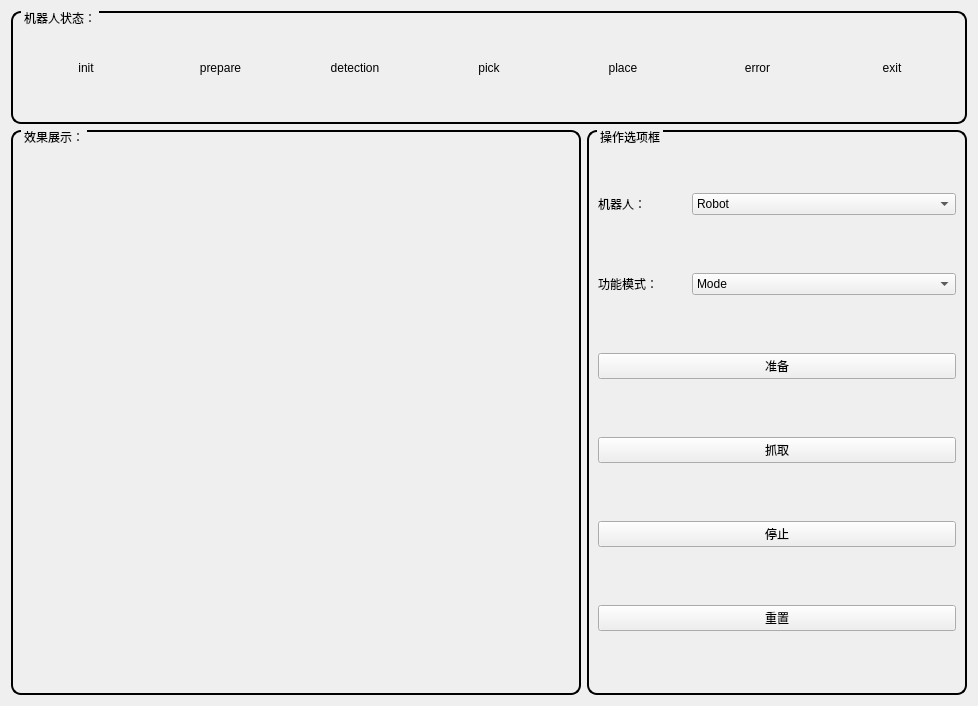
<?xml version="1.0" encoding="UTF-8"?>
<ui version="4.0">
 <class>dulgripperWidget</class>
 <widget class="QWidget" name="dulgripperWidget">
  <property name="geometry">
   <rect>
    <x>0</x>
    <y>0</y>
    <width>978</width>
    <height>706</height>
   </rect>
  </property>
  <property name="windowTitle">
   <string>Form</string>
  </property>
  <layout class="QVBoxLayout" name="verticalLayout">
   <item>
    <layout class="QGridLayout" name="gridLayout_4" rowstretch="1,5">
     <item row="0" column="0">
      <widget class="QGroupBox" name="groupBox_3">
       <property name="styleSheet">
        <string notr="true">QGroupBox{

border-width:2px;

border-style:solid;

border-radius: 10px;

border-color:black
;

margin-top:0.5ex;

}

QGroupBox::title{

subcontrol-origin:margin;

subcontrol-position:top left;

left:10px;

margin-left:0px;

padding:0 1px;

}</string>
       </property>
       <property name="title">
        <string>机器人状态：</string>
       </property>
       <layout class="QGridLayout" name="gridLayout_3">
        <item row="0" column="0">
         <layout class="QHBoxLayout" name="horizontalLayout">
          <item>
           <widget class="QLabel" name="init_label">
            <property name="text">
             <string>init</string>
            </property>
            <property name="alignment">
             <set>Qt::AlignCenter</set>
            </property>
           </widget>
          </item>
          <item>
           <widget class="QLabel" name="prepare_label">
            <property name="text">
             <string>prepare</string>
            </property>
            <property name="alignment">
             <set>Qt::AlignCenter</set>
            </property>
           </widget>
          </item>
          <item>
           <widget class="QLabel" name="detection_label">
            <property name="text">
             <string>detection</string>
            </property>
            <property name="alignment">
             <set>Qt::AlignCenter</set>
            </property>
           </widget>
          </item>
          <item>
           <widget class="QLabel" name="pick_label">
            <property name="text">
             <string>pick</string>
            </property>
            <property name="alignment">
             <set>Qt::AlignCenter</set>
            </property>
           </widget>
          </item>
          <item>
           <widget class="QLabel" name="place_label">
            <property name="text">
             <string>place</string>
            </property>
            <property name="alignment">
             <set>Qt::AlignCenter</set>
            </property>
           </widget>
          </item>
          <item>
           <widget class="QLabel" name="error_label">
            <property name="text">
             <string>error</string>
            </property>
            <property name="alignment">
             <set>Qt::AlignCenter</set>
            </property>
           </widget>
          </item>
          <item>
           <widget class="QLabel" name="exit_label">
            <property name="text">
             <string>exit</string>
            </property>
            <property name="alignment">
             <set>Qt::AlignCenter</set>
            </property>
           </widget>
          </item>
         </layout>
        </item>
       </layout>
      </widget>
     </item>
     <item row="1" column="0">
      <layout class="QHBoxLayout" name="horizontalLayout_4" stretch="3,2">
       <item>
        <widget class="QGroupBox" name="detectImg_groupBox">
         <property name="styleSheet">
          <string notr="true">QGroupBox{

border-width:2px;

border-style:solid;

border-radius: 10px;

border-color:black
;

margin-top:0.5ex;

}

QGroupBox::title{

subcontrol-origin:margin;

subcontrol-position:top left;

left:10px;

margin-left:0px;

padding:0 1px;

}</string>
         </property>
         <property name="title">
          <string>效果展示：</string>
         </property>
         <layout class="QGridLayout" name="gridLayout_2">
          <item row="0" column="0">
           <widget class="QLabel" name="detectImg_label">
            <property name="text">
             <string/>
            </property>
           </widget>
          </item>
         </layout>
        </widget>
       </item>
       <item>
        <widget class="QGroupBox" name="griprParam_groupBox">
         <property name="styleSheet">
          <string notr="true">QGroupBox{

border-width:2px;

border-style:solid;

border-radius: 10px;

border-color:black
;

margin-top:0.5ex;

}

QGroupBox::title{

subcontrol-origin:margin;

subcontrol-position:top left;

left:10px;

margin-left:0px;

padding:0 1px;

}</string>
         </property>
         <property name="title">
          <string>操作选项框</string>
         </property>
         <layout class="QGridLayout" name="gridLayout">
          <item row="0" column="0">
           <layout class="QHBoxLayout" name="horizontalLayout_2" stretch="1,3">
            <item>
             <widget class="QLabel" name="robot_label">
              <property name="text">
               <string>机器人：</string>
              </property>
             </widget>
            </item>
            <item>
             <widget class="QComboBox" name="robotBox">
              <item>
               <property name="text">
                <string>Robot</string>
               </property>
              </item>
              <item>
               <property name="text">
                <string>左边机器人</string>
               </property>
              </item>
              <item>
               <property name="text">
                <string>右边机器人</string>
               </property>
              </item>
             </widget>
            </item>
           </layout>
          </item>
          <item row="1" column="0">
           <layout class="QHBoxLayout" name="horizontalLayout_3" stretch="1,3">
            <item>
             <widget class="QLabel" name="mode_label">
              <property name="text">
               <string>功能模式：</string>
              </property>
             </widget>
            </item>
            <item>
             <widget class="QComboBox" name="pickModeBox">
              <item>
               <property name="text">
                <string>Mode</string>
               </property>
              </item>
              <item>
               <property name="text">
                <string>桌子到货架</string>
               </property>
              </item>
              <item>
               <property name="text">
                <string>货架到桌子</string>
               </property>
              </item>
             </widget>
            </item>
           </layout>
          </item>
          <item row="2" column="0">
           <widget class="QPushButton" name="prepareButton">
            <property name="text">
             <string>准备</string>
            </property>
           </widget>
          </item>
          <item row="3" column="0">
           <widget class="QPushButton" name="gripButton">
            <property name="text">
             <string>抓取</string>
            </property>
           </widget>
          </item>
          <item row="4" column="0">
           <widget class="QPushButton" name="stopButton">
            <property name="text">
             <string>停止</string>
            </property>
           </widget>
          </item>
          <item row="5" column="0">
           <widget class="QPushButton" name="resetButton">
            <property name="text">
             <string>重置</string>
            </property>
           </widget>
          </item>
         </layout>
        </widget>
       </item>
      </layout>
     </item>
    </layout>
   </item>
  </layout>
 </widget>
 <resources/>
 <connections/>
</ui>
